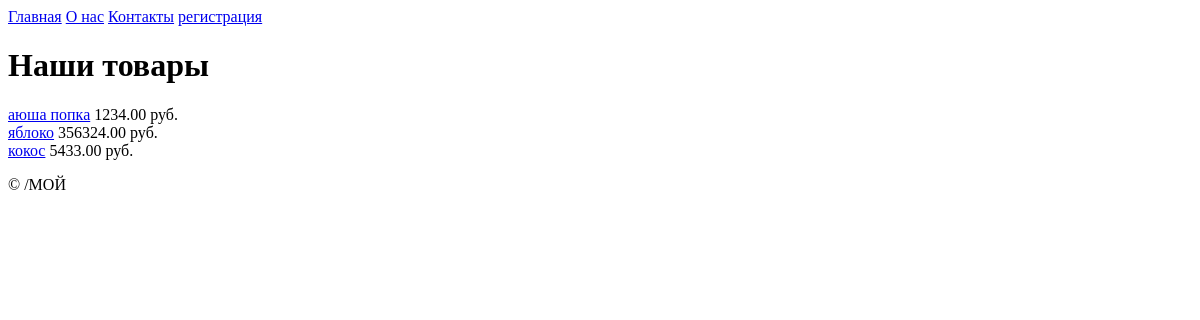
/, run on an earlier commit of the app's database.
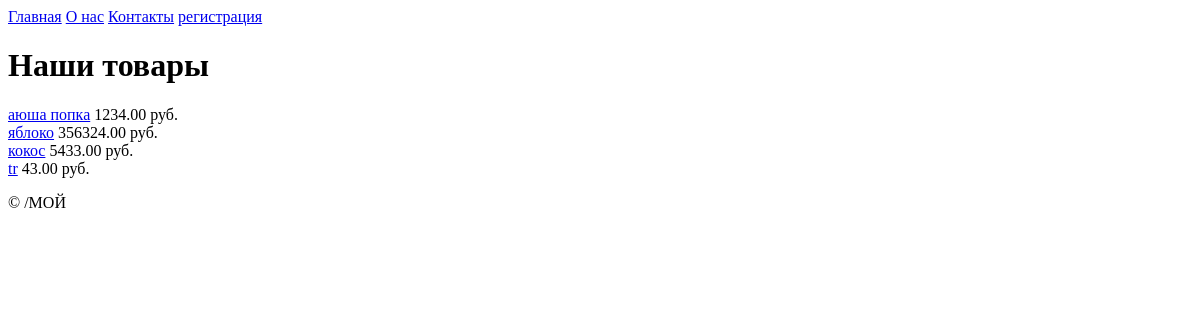
And on a later commit of the database.
### products/models.py (models this page shows, shortened)
class Product(models.Model):
    name = models.CharField(max_length=100)
    price = models.DecimalField(decimal_places=2, max_digits=10)
    description = models.TextField()
    category = models.ForeignKey('Category', on_delete=models.CASCADE,null=True,blank=True)
    image = models.ImageField(upload_to='products/')

### products/views.py (the view)
# urls.py: path('', views.home, name='home'),
def home(request):
    products = Product.objects.all()
    return render(request, 'products/home.html', {'products': products})

### products/templates/products/home.html (shortened to what this page needs)
{% extends 'products/base.html' %}
{% block content %}
    <h1>Наши товары</h1>
    {% for product in products %}
        <div>
            <a href="{% url 'product_detail' product.id %}">{{ product.name }}</a>
            <span>{{ product.price }} руб.</span>
        </div>
    {% empty %}
        <p>Товаров пока нет.</p>
    {% endfor %}
{% endblock %}

What changed in the data, as far as the page shows it:
added Product: name "tr", price "43.00"
